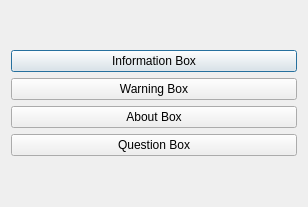
<?xml version="1.0" encoding="UTF-8"?>
<ui version="4.0">
 <class>Dialog</class>
 <widget class="QDialog" name="Dialog">
  <property name="geometry">
   <rect>
    <x>0</x>
    <y>0</y>
    <width>308</width>
    <height>207</height>
   </rect>
  </property>
  <property name="windowTitle">
   <string>Dialog</string>
  </property>
  <layout class="QVBoxLayout" name="verticalLayout_2">
   <item>
    <layout class="QVBoxLayout" name="verticalLayout">
     <item>
      <widget class="QPushButton" name="pushButton">
       <property name="text">
        <string>Information Box</string>
       </property>
      </widget>
     </item>
     <item>
      <widget class="QPushButton" name="pushButton_2">
       <property name="text">
        <string>Warning Box</string>
       </property>
      </widget>
     </item>
     <item>
      <widget class="QPushButton" name="pushButton_3">
       <property name="text">
        <string>About Box</string>
       </property>
      </widget>
     </item>
     <item>
      <widget class="QPushButton" name="pushButton_4">
       <property name="text">
        <string>Question Box</string>
       </property>
      </widget>
     </item>
    </layout>
   </item>
  </layout>
 </widget>
 <resources/>
 <connections/>
</ui>
